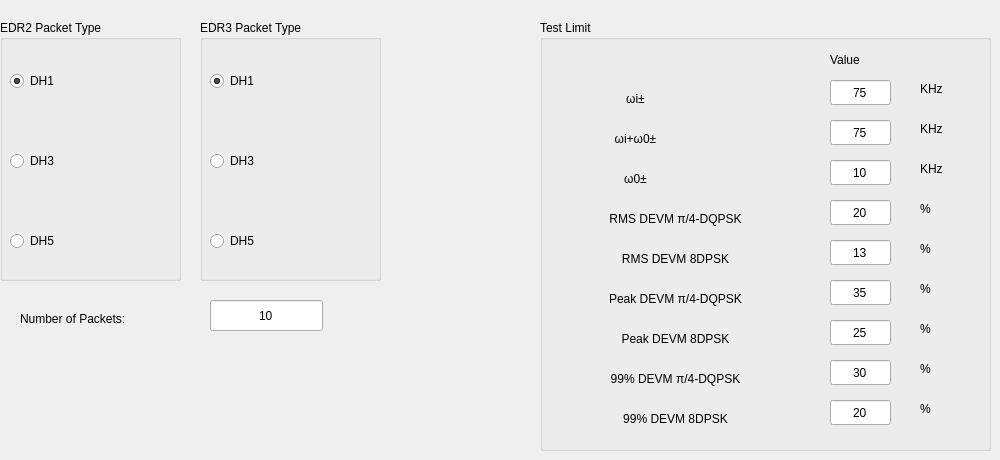
          <widget class="QWidget" name="tab_14">
           <attribute name="title">
            <string>EDR Freq and Mod</string>
           </attribute>
           <widget class="QGroupBox" name="groupBox_35">
            <property name="geometry">
             <rect>
              <x>540</x>
              <y>20</y>
              <width>451</width>
              <height>431</height>
             </rect>
            </property>
            <property name="title">
             <string>Test Limit</string>
            </property>
            <widget class="QLabel" name="label_64">
             <property name="geometry">
              <rect>
               <x>20</x>
               <y>70</y>
               <width>151</width>
               <height>18</height>
              </rect>
             </property>
             <property name="text">
              <string>ωi±</string>
             </property>
             <property name="alignment">
              <set>Qt::AlignCenter</set>
             </property>
            </widget>
            <widget class="QLineEdit" name="lineEdit_edr_testlimit_freqmod_wi">
             <property name="geometry">
              <rect>
               <x>290</x>
               <y>60</y>
               <width>61</width>
               <height>25</height>
              </rect>
             </property>
             <property name="text">
              <string>75</string>
             </property>
             <property name="alignment">
              <set>Qt::AlignCenter</set>
             </property>
            </widget>
            <widget class="QLabel" name="label_70">
             <property name="geometry">
              <rect>
               <x>380</x>
               <y>60</y>
               <width>41</width>
               <height>18</height>
              </rect>
             </property>
             <property name="text">
              <string>KHz</string>
             </property>
            </widget>
            <widget class="QLabel" name="label_71">
             <property name="geometry">
              <rect>
               <x>290</x>
               <y>30</y>
               <width>61</width>
               <height>20</height>
              </rect>
             </property>
             <property name="text">
              <string>Value</string>
             </property>
            </widget>
            <widget class="QLabel" name="label_65">
             <property name="geometry">
              <rect>
               <x>20</x>
               <y>110</y>
               <width>151</width>
               <height>18</height>
              </rect>
             </property>
             <property name="text">
              <string>ωi+ω0±</string>
             </property>
             <property name="alignment">
              <set>Qt::AlignCenter</set>
             </property>
            </widget>
            <widget class="QLabel" name="label_74">
             <property name="geometry">
              <rect>
               <x>20</x>
               <y>150</y>
               <width>151</width>
               <height>18</height>
              </rect>
             </property>
             <property name="text">
              <string>ω0±</string>
             </property>
             <property name="alignment">
              <set>Qt::AlignCenter</set>
             </property>
            </widget>
            <widget class="QLineEdit" name="lineEdit_edr_testlimit_freqmod_wiw0">
             <property name="geometry">
              <rect>
               <x>290</x>
               <y>100</y>
               <width>61</width>
               <height>25</height>
              </rect>
             </property>
             <property name="text">
              <string>75</string>
             </property>
             <property name="alignment">
              <set>Qt::AlignCenter</set>
             </property>
            </widget>
            <widget class="QLabel" name="label_75">
             <property name="geometry">
              <rect>
               <x>380</x>
               <y>100</y>
               <width>41</width>
               <height>18</height>
              </rect>
             </property>
             <property name="text">
              <string>KHz</string>
             </property>
            </widget>
            <widget class="QLineEdit" name="lineEdit_edr_testlimit_freqmod_w0">
             <property name="geometry">
              <rect>
               <x>290</x>
               <y>140</y>
               <width>61</width>
               <height>25</height>
              </rect>
             </property>
             <property name="text">
              <string>10</string>
             </property>
             <property name="alignment">
              <set>Qt::AlignCenter</set>
             </property>
            </widget>
            <widget class="QLabel" name="label_76">
             <property name="geometry">
              <rect>
               <x>380</x>
               <y>140</y>
               <width>41</width>
               <height>18</height>
              </rect>
             </property>
             <property name="text">
              <string>KHz</string>
             </property>
            </widget>
            <widget class="QLabel" name="label_77">
             <property name="geometry">
              <rect>
               <x>20</x>
               <y>190</y>
               <width>231</width>
               <height>18</height>
              </rect>
             </property>
             <property name="text">
              <string>RMS DEVM π/4-DQPSK</string>
             </property>
             <property name="alignment">
              <set>Qt::AlignCenter</set>
             </property>
            </widget>
            <widget class="QLineEdit" name="lineEdit_edr_testlimit_freqmod_rmsdevmedr2">
             <property name="geometry">
              <rect>
               <x>290</x>
               <y>180</y>
               <width>61</width>
               <height>25</height>
              </rect>
             </property>
             <property name="text">
              <string>20</string>
             </property>
             <property name="alignment">
              <set>Qt::AlignCenter</set>
             </property>
            </widget>
            <widget class="QLineEdit" name="lineEdit_edr_testlimit_freqmod_rmsdevmedr3">
             <property name="geometry">
              <rect>
               <x>290</x>
               <y>220</y>
               <width>61</width>
               <height>25</height>
              </rect>
             </property>
             <property name="text">
              <string>13</string>
             </property>
             <property name="alignment">
              <set>Qt::AlignCenter</set>
             </property>
            </widget>
            <widget class="QLabel" name="label_78">
             <property name="geometry">
              <rect>
               <x>20</x>
               <y>230</y>
               <width>231</width>
               <height>18</height>
              </rect>
             </property>
             <property name="text">
              <string>RMS DEVM 8DPSK</string>
             </property>
             <property name="alignment">
              <set>Qt::AlignCenter</set>
             </property>
            </widget>
            <widget class="QLineEdit" name="lineEdit_edr_testlimit_freqmod_peakdevmedr2">
             <property name="geometry">
              <rect>
               <x>290</x>
               <y>260</y>
               <width>61</width>
               <height>25</height>
              </rect>
             </property>
             <property name="text">
              <string>35</string>
             </property>
             <property name="alignment">
              <set>Qt::AlignCenter</set>
             </property>
            </widget>
            <widget class="QLabel" name="label_79">
             <property name="geometry">
              <rect>
               <x>20</x>
               <y>270</y>
               <width>231</width>
               <height>18</height>
              </rect>
             </property>
             <property name="text">
              <string>Peak DEVM π/4-DQPSK</string>
             </property>
             <property name="alignment">
              <set>Qt::AlignCenter</set>
             </property>
            </widget>
            <widget class="QLineEdit" name="lineEdit_edr_testlimit_freqmod_peakdevmedr3">
             <property name="geometry">
              <rect>
               <x>290</x>
               <y>300</y>
               <width>61</width>
               <height>25</height>
              </rect>
             </property>
             <property name="text">
              <string>25</string>
             </property>
             <property name="alignment">
              <set>Qt::AlignCenter</set>
             </property>
            </widget>
            <widget class="QLabel" name="label_80">
             <property name="geometry">
              <rect>
               <x>20</x>
               <y>310</y>
               <width>231</width>
               <height>18</height>
              </rect>
             </property>
             <property name="text">
              <string>Peak DEVM 8DPSK</string>
             </property>
             <property name="alignment">
              <set>Qt::AlignCenter</set>
             </property>
            </widget>
            <widget class="QLabel" name="label_81">
             <property name="geometry">
              <rect>
               <x>20</x>
               <y>350</y>
               <width>231</width>
               <height>18</height>
              </rect>
             </property>
             <property name="text">
              <string>99% DEVM π/4-DQPSK</string>
             </property>
             <property name="alignment">
              <set>Qt::AlignCenter</set>
             </property>
            </widget>
            <widget class="QLabel" name="label_82">
             <property name="geometry">
              <rect>
               <x>20</x>
               <y>390</y>
               <width>231</width>
               <height>18</height>
              </rect>
             </property>
             <property name="text">
              <string>99% DEVM 8DPSK</string>
             </property>
             <property name="alignment">
              <set>Qt::AlignCenter</set>
             </property>
            </widget>
            <widget class="QLineEdit" name="lineEdit_edr_testlimit_freqmod_99devmedr3">
             <property name="geometry">
              <rect>
               <x>290</x>
               <y>380</y>
               <width>61</width>
               <height>25</height>
              </rect>
             </property>
             <property name="text">
              <string>20</string>
             </property>
             <property name="alignment">
              <set>Qt::AlignCenter</set>
             </property>
            </widget>
            <widget class="QLineEdit" name="lineEdit_edr_testlimit_freqmod_99devmedr2">
             <property name="geometry">
              <rect>
               <x>290</x>
               <y>340</y>
               <width>61</width>
               <height>25</height>
              </rect>
             </property>
             <property name="text">
              <string>30</string>
             </property>
             <property name="alignment">
              <set>Qt::AlignCenter</set>
             </property>
            </widget>
            <widget class="QLabel" name="label_83">
             <property name="geometry">
              <rect>
               <x>380</x>
               <y>180</y>
               <width>41</width>
               <height>18</height>
              </rect>
             </property>
             <property name="text">
              <string>%</string>
             </property>
            </widget>
            <widget class="QLabel" name="label_84">
             <property name="geometry">
              <rect>
               <x>380</x>
               <y>220</y>
               <width>41</width>
               <height>18</height>
              </rect>
             </property>
             <property name="text">
              <string>%</string>
             </property>
            </widget>
            <widget class="QLabel" name="label_85">
             <property name="geometry">
              <rect>
               <x>380</x>
               <y>260</y>
               <width>41</width>
               <height>18</height>
              </rect>
             </property>
             <property name="text">
              <string>%</string>
             </property>
            </widget>
            <widget class="QLabel" name="label_112">
             <property name="geometry">
              <rect>
               <x>380</x>
               <y>300</y>
               <width>41</width>
               <height>18</height>
              </rect>
             </property>
             <property name="text">
              <string>%</string>
             </property>
            </widget>
            <widget class="QLabel" name="label_113">
             <property name="geometry">
              <rect>
               <x>380</x>
               <y>340</y>
               <width>41</width>
               <height>18</height>
              </rect>
             </property>
             <property name="text">
              <string>%</string>
             </property>
            </widget>
            <widget class="QLabel" name="label_114">
             <property name="geometry">
              <rect>
               <x>380</x>
               <y>380</y>
               <width>41</width>
               <height>18</height>
              </rect>
             </property>
             <property name="text">
              <string>%</string>
             </property>
            </widget>
           </widget>
           <widget class="QGroupBox" name="groupBox_37">
            <property name="geometry">
             <rect>
              <x>0</x>
              <y>20</y>
              <width>181</width>
              <height>261</height>
             </rect>
            </property>
            <property name="title">
             <string>EDR2 Packet Type</string>
            </property>
            <widget class="QRadioButton" name="radioButton_49">
             <property name="geometry">
              <rect>
               <x>10</x>
               <y>50</y>
               <width>132</width>
               <height>22</height>
              </rect>
             </property>
             <property name="text">
              <string>DH1</string>
             </property>
             <property name="checked">
              <bool>true</bool>
             </property>
            </widget>
            <widget class="QRadioButton" name="radioButton_50">
             <property name="geometry">
              <rect>
               <x>10</x>
               <y>130</y>
               <width>132</width>
               <height>22</height>
              </rect>
             </property>
             <property name="text">
              <string>DH3</string>
             </property>
            </widget>
            <widget class="QRadioButton" name="radioButton_51">
             <property name="geometry">
              <rect>
               <x>10</x>
               <y>210</y>
               <width>132</width>
               <height>22</height>
              </rect>
             </property>
             <property name="text">
              <string>DH5</string>
             </property>
            </widget>
           </widget>
           <widget class="QLabel" name="label_73">
            <property name="geometry">
             <rect>
              <x>20</x>
              <y>310</y>
              <width>181</width>
              <height>18</height>
             </rect>
            </property>
            <property name="text">
             <string>Number of Packets:</string>
            </property>
           </widget>
           <widget class="QGroupBox" name="groupBox_38">
            <property name="geometry">
             <rect>
              <x>200</x>
              <y>20</y>
              <width>181</width>
              <height>261</height>
             </rect>
            </property>
            <property name="title">
             <string>EDR3 Packet Type</string>
            </property>
            <widget class="QRadioButton" name="radioButton_52">
             <property name="geometry">
              <rect>
               <x>10</x>
               <y>50</y>
               <width>132</width>
               <height>22</height>
              </rect>
             </property>
             <property name="text">
              <string>DH1</string>
             </property>
             <property name="checked">
              <bool>true</bool>
             </property>
            </widget>
            <widget class="QRadioButton" name="radioButton_53">
             <property name="geometry">
              <rect>
               <x>10</x>
               <y>130</y>
               <width>132</width>
               <height>22</height>
              </rect>
             </property>
             <property name="text">
              <string>DH3</string>
             </property>
            </widget>
            <widget class="QRadioButton" name="radioButton_54">
             <property name="geometry">
              <rect>
               <x>10</x>
               <y>210</y>
               <width>132</width>
               <height>22</height>
              </rect>
             </property>
             <property name="text">
              <string>DH5</string>
             </property>
            </widget>
           </widget>
           <widget class="QLineEdit" name="lineEdit_edrfreq_numberofpacket">
            <property name="geometry">
             <rect>
              <x>210</x>
              <y>300</y>
              <width>113</width>
              <height>31</height>
             </rect>
            </property>
            <property name="text">
             <string>10</string>
            </property>
            <property name="alignment">
             <set>Qt::AlignCenter</set>
            </property>
           </widget>
          </widget>
